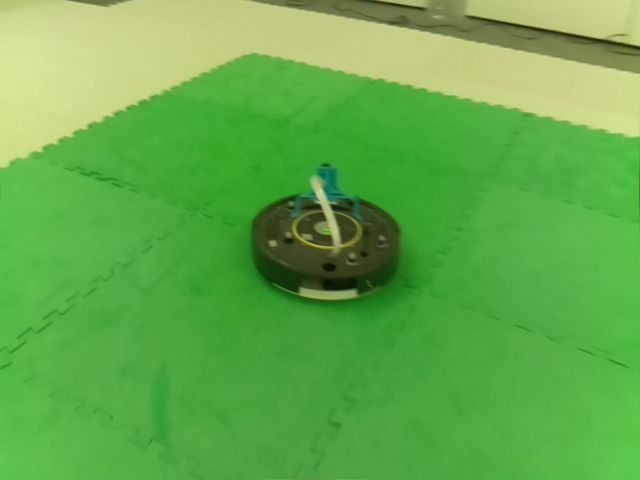
#> input picture temp_Coursework/ME416 - Intro to Robotics/HW5/rastic_ws/src/me416_lab/image_processing/robot_training_1.png, 640 x 480 px, found by its file name
$ python test_image_mix.py
#> lines starting #> are read from the running program, lines starting #| are printed output that depends on the picture
### ME416 - Intro to Robotics/HW4/Code/image_processing.py
#!/usr/bin/env python3
"""
This is a library of functions for performing color-based image segmentation
of an image and finding its centroid.
"""


import cv2
import numpy as np


# [13 lines left out: function classifier_parameters, not called in this run]


def image_segment(img, threshold_low, threshold_high):
    """
    Take an image and two bounds value as the input,
    return a second image indicating which pixels fall in the given bounds.
    """
    img_segmented = cv2.inRange(img, threshold_low, threshold_high)
    return img_segmented


# [118 lines left out: functions image_patch, image_line_vertical, image_one_to_three_channels, image_centroid_horizontal, pixel_count, precision_recall and 1 more, not called in this run]


def image_mix(img_object, img_background, threshold_low, threshold_high):
    """
    Given an image of an object (a robot) on a colored background,
    and a new background image as inputs,
    output a new image that combines the two
    """
    img_seg = image_segment(img_object, threshold_low, threshold_high)
    img_mix = np.empty((img_seg.shape[0], img_seg.shape[1], 3), np.uint8)

    for ii, row in enumerate(img_seg):
        for jj, pixel in enumerate(row):
            for kk in range(3):
                if pixel == 0: # neg pixels are kept equal to img_object
                    img_mix[ii, jj, kk] = img_object[ii, jj, kk]
                else: # pos pixels are taken from img_background
                    img_mix[ii, jj, kk] = img_background[ii, jj, kk]

    return img_mix


# [2 lines that do not run on import are left out]

### ME416 - Intro to Robotics/HW4/Question 2 Report/Report 2.8/test_image_mix.py
"""
Homework 4 Report 2.8

Write a Python script to call the function image_mix ( ) to combine
all possible combinations of, separately, the training images, and testing images.
You should end up with eight new combined images.
Include all the original and obtained images in your report
(organizing them in a clear way).
"""


import cv2
import image_processing as ip


def get_var_name(var):
    for name, value in globals().items():
        if value is var:
            return name

robot_training_1 = cv2.imread("/home/jilin/rastic_ws/src/me416_lab/image_processing/robot_training_1.png")
#> robot_training_1 is the input picture: shape (480, 640, 3); mean B, G, R 74.7, 172.4, 98.4
robot_training_2 = cv2.imread("/home/jilin/rastic_ws/src/me416_lab/image_processing/robot_training_2.png")
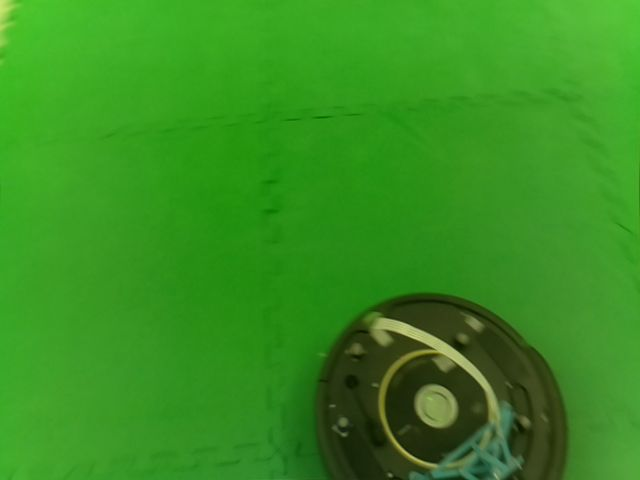
#> input picture temp_Coursework/ME416 - Intro to Robotics/HW5/rastic_ws/src/me416_lab/image_processing/robot_training_2.png, 640 x 480 px, found by its file name
#> robot_training_2 is the input picture: shape (480, 640, 3); mean B, G, R 32.2, 144.3, 54.5
background_training_1 = cv2.imread("/home/jilin/rastic_ws/src/me416_lab/image_processing/background_training_1.jpg")
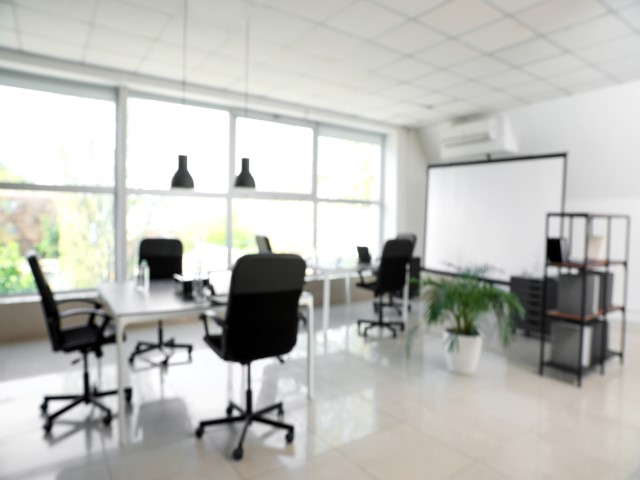
#> input picture temp_Coursework/ME416 - Intro to Robotics/HW5/rastic_ws/src/me416_lab/image_processing/background_training_1.jpg, 640 x 480 px, found by its file name
#> background_training_1 is the input picture: shape (480, 640, 3); mean B, G, R 185.5, 190.1, 189.7
background_training_2 = cv2.imread("/home/jilin/rastic_ws/src/me416_lab/image_processing/background_training_2.jpg")
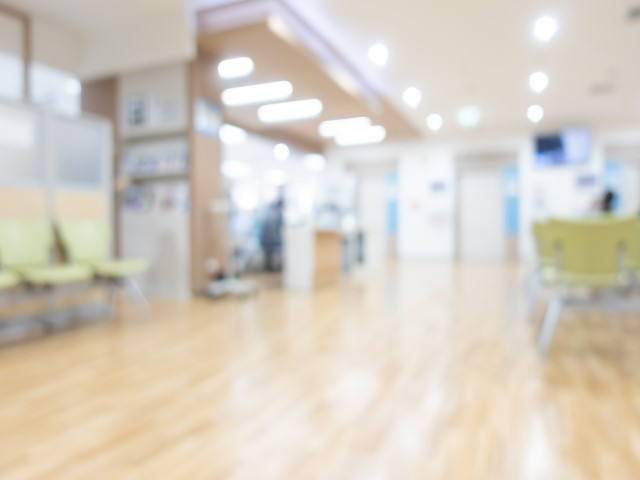
#> input picture temp_Coursework/ME416 - Intro to Robotics/HW5/rastic_ws/src/me416_lab/image_processing/background_training_2.jpg, 640 x 480 px, found by its file name
#> background_training_2 is the input picture: shape (480, 640, 3); mean B, G, R 194.1, 205.9, 213.7

robot_testing_1 = cv2.imread("/home/jilin/rastic_ws/src/me416_lab/image_processing/robot_testing_1.png")
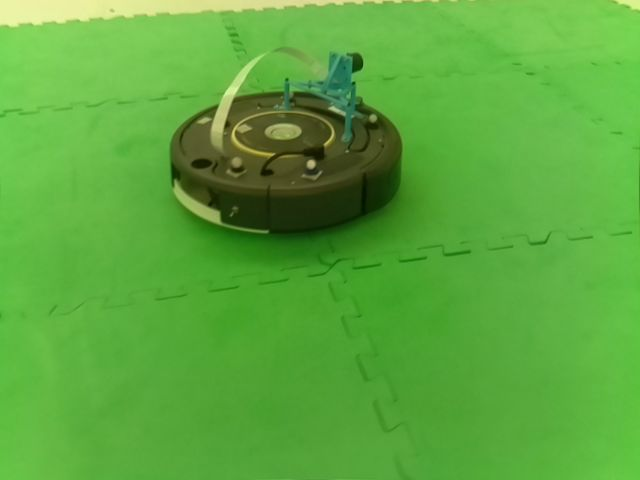
#> input picture temp_Coursework/ME416 - Intro to Robotics/HW5/rastic_ws/src/me416_lab/image_processing/robot_testing_1.png, 640 x 480 px, found by its file name
#> robot_testing_1 is the input picture: shape (480, 640, 3); mean B, G, R 61.4, 168.9, 91.5
robot_testing_2 = cv2.imread("/home/jilin/rastic_ws/src/me416_lab/image_processing/robot_testing_2.png")
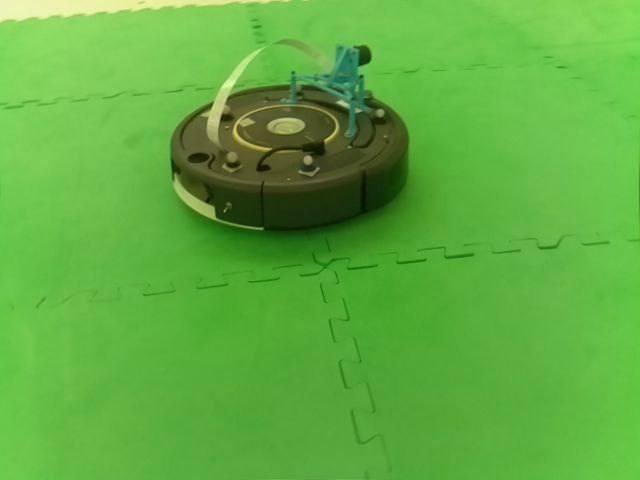
#> input picture temp_Coursework/ME416 - Intro to Robotics/HW5/rastic_ws/src/me416_lab/image_processing/robot_testing_2.png, 640 x 480 px, found by its file name
#> robot_testing_2 is the input picture: shape (480, 640, 3); mean B, G, R 64.5, 173.7, 95
background_testing_1 = cv2.imread("/home/jilin/rastic_ws/src/me416_lab/image_processing/background_testing_1.jpg")
background_testing_2 = cv2.imread("/home/jilin/rastic_ws/src/me416_lab/image_processing/background_testing_2.jpg")

img_mix_pairs = [[robot_training_1, background_training_1],
                 [robot_training_1, background_training_2],
                 [robot_training_2, background_training_1],
                 [robot_training_2, background_training_2],
                 [robot_testing_1, background_testing_1],
                 [robot_testing_1, background_testing_2],
                 [robot_testing_2, background_testing_1],
                 [robot_testing_2, background_testing_2]]
bg_threshold_low = (30, 0, 30)
bg_threshold_high = (255, 255, 255)


for pair in img_mix_pairs:
#> (the run stopped early here; a loop or call above may not have finished)
